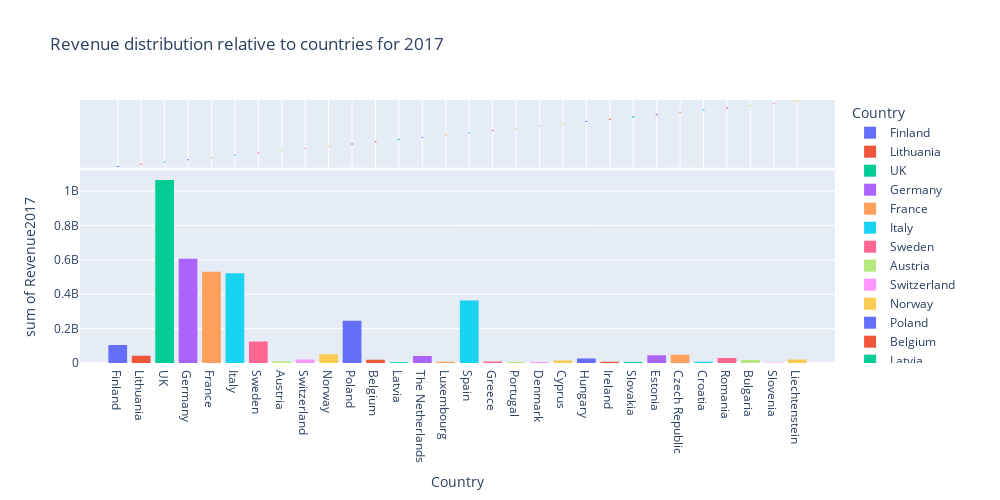

Notebook source saved alongside this figure:
### Code cell
fig= px.histogram(data, x='Country', color='Country', y='Revenue2017',marginal='box',hover_data=data.columns,
                  title= 'Revenue distribution relative to countries for 2017', 
                  width=1000, height=500)
fig.show()
